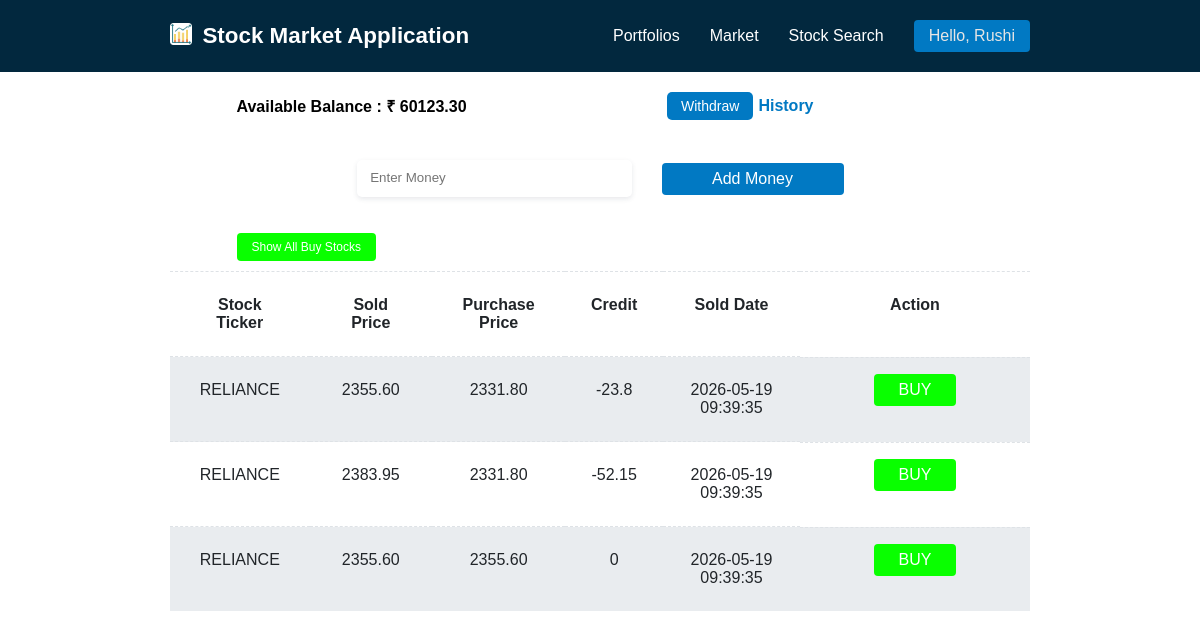
The page /portfolios.php?sell=true (signed in) on the database as committed earlier.
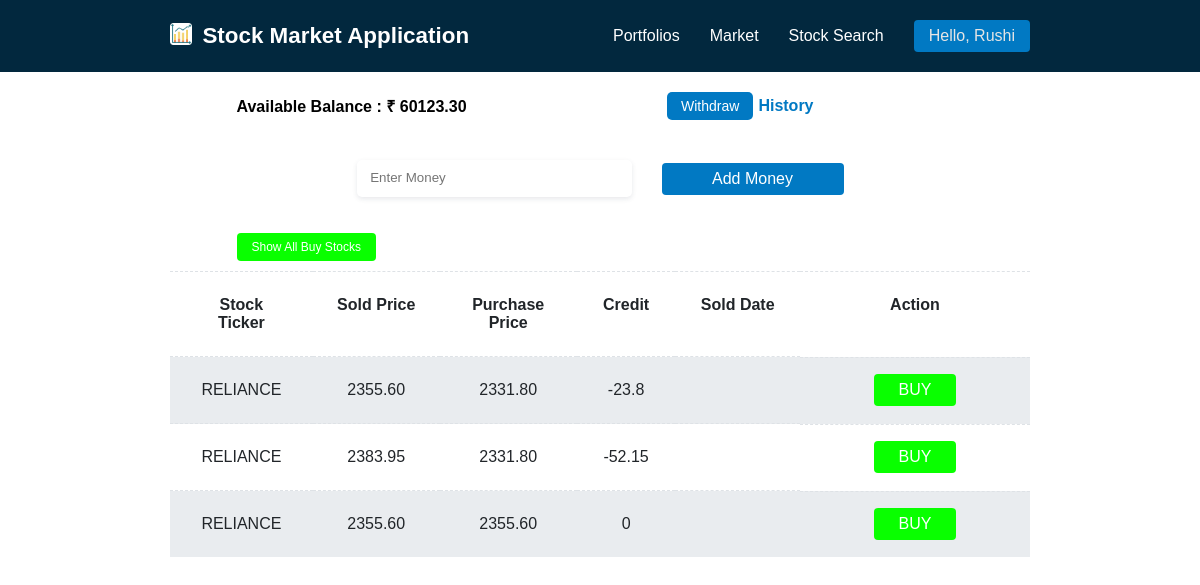
The same page on the database as committed later.
### tables this page shows
CREATE TABLE IF NOT EXISTS users (

  id INT AUTO_INCREMENT PRIMARY KEY,

  firstname VARCHAR(255) NOT NULL,

  lastname VARCHAR(255) NOT NULL,

  address TEXT NOT NULL,

  email VARCHAR(255) NOT NULL,

  enter_password VARCHAR(255) NOT NULL,

  confirm_password VARCHAR(255) NOT NULL,

  mobile_number VARCHAR(15) NOT NULL,

  PANCARD_number VARCHAR(255) NOT NULL,

  created_at TIMESTAMP NULL DEFAULT CURRENT_TIMESTAMP,

  updated_at TIMESTAMP NULL DEFAULT NULL
  ON UPDATE CURRENT_TIMESTAMP,

  available_balance DECIMAL(10,2) NOT NULL DEFAULT 0.00

);

CREATE TABLE IF NOT EXISTS stock_details (

  id INT AUTO_INCREMENT PRIMARY KEY,

  stock_name VARCHAR(255) NOT NULL,

  purchase_price DECIMAL(10,2) NOT NULL,

  user_id INT NOT NULL,

  sell_price DECIMAL(10,2) NOT NULL DEFAULT 0.00,

  status INT NOT NULL,

  purchase_date TIMESTAMP NULL DEFAULT CURRENT_TIMESTAMP,

  updated_at TIMESTAMP NULL DEFAULT NULL
  ON UPDATE CURRENT_TIMESTAMP,

  FOREIGN KEY (user_id)
  REFERENCES users(id)
  ON DELETE CASCADE

);

### portfolios.php (the view, shortened to what this page needs)
<?php
require("./mainTop.php");
require("./conn.php");
$database = array();
$sql = "SELECT * FROM `users` WHERE `id`= " . $_SESSION['user_id'];
$result = mysqli_query($conn, $sql);
while ($row = mysqli_fetch_assoc($result)) {
    $database[] = $row;
}
?>
<div class="content_portfolios">
    <div class="addAmount">
        <div class="balance_history">
            <?php
            echo "<h4>Available Balance : ₹ " . $database[0]["available_balance"] . "</h4>";
            ?>
            <div class="btnHistoryDiv">
                <div>
                    <button type="submit" id="btnWithdraw" class="btnWithdraw">Withdraw</button>
                </div>
                <div>
                    <a href="transactionHistory.php" class="btnHistory">History</a>
                </div>
            </div>
        </div>
        <div class="form">
            <form action="" method="post">
                <div class="txtAmountDiv">
                    <input type="text" class="txtAmount" id="txtAmount" name="txtAmount" placeholder=" Enter Money">
                </div>
                <div class="btnAddDiv">
                    <button type="submit" id="btnAddMoney" name="btnAddMoney" class="btnAddMoney">Add Money</button>
                </div>
            </form>
        </div>
        <div>
            <?php
            echo (isset($_REQUEST["sell"])) ? '<a href="./portfolios.php" class="btnBuyStock">Show All Buy Stocks</a>' : '<a href="./portfolios.php?sell=true" class="btnSoldStock">Show All Sold Stocks</a>';
            ?>
        </div>
    </div>
    <div class="stocks">
        <table>
            <thead>
                <tr>
                    <th>
                        <p>Stock Ticker</p>
                    </th>
                    <th>
                        <?php
                        echo (isset($_REQUEST["sell"])) ? "<p>Sold Price</p>" : "<p>Purchase Price</p>";
                        ?>
                    </th>
                    <th>
                        <?php
                        echo (isset($_REQUEST["sell"])) ? "<p>Purchase Price</p>" : "<p>Current Price</p>";
                        ?>
                    </th>
                    <th>
                        <p>Credit</p>
                    </th>
                    <th>
                        <?php
                        echo (isset($_REQUEST["sell"])) ? "<p>Sold Date</p>" : "<p>Purchase Date</p>";
                        ?>
                    </th>
                    <th>
                        <p>Action</p>
                    </th>
                </tr>
            </thead>
            <tbody>
                <?php
                if (isset($_GET["sell"])) {
                    $stockDataSell = array();
                    $sql = "SELECT * FROM `stock_details` WHERE `status`=0 AND `user_id`= " . $_SESSION['user_id'];
                    $result = mysqli_query($conn, $sql);
                    while ($row = mysqli_fetch_assoc($result)) {
                        $stockDataSell[] = $row;
                    }
                    if (!empty($stockDataSell)) {
                        foreach ($stockDataSell as $key => $value) {
                            echo "<tr>";
                            echo "<td>" . $value["stock_name"] . "</td>";
                            echo "<td>" . $value["sell_price"] . "</td>";
                            echo "<td>" . $value["purchase_price"] . "</td>";
                            echo "<td>" . $value["purchase_price"] - $value["sell_price"] . "</td>";
                            echo "<td>" . $value["updated_at"] . "</td>";
                            echo '<td class="btn"><form method="POST"><input type="submit" value="BUY" name="btnBuy" id="btnBuy" class="btnBuy_"></form></td>';
                            echo "</tr>";
                        }
                    }
                }
                ?>
            </tbody>
        </table>
    </div>
</div>
</div>
</body>
</html>

### mainTop.php (shortened to what this page needs)
<!DOCTYPE html>
<html lang="en">
<head>
    <link rel="stylesheet" href="./market.css">
    <link rel="stylesheet" href="./searchStock.css">
    <link rel="stylesheet" href="./selectedStock.css">
    <link rel="stylesheet" href="./portfolios.css">
    <link rel="stylesheet" href="./transactionHistory.css">
</head>
<body>
    <div class="container">
        <?php
        require("./conn.php");
        $database = array();
        $sql = "SELECT * FROM `users` WHERE `id`= " . $_SESSION['user_id'];
        $result = mysqli_query($conn, $sql);
        while ($row = mysqli_fetch_assoc($result)) {
            $database[] = $row;
        }
        ?>
        <nav class="navbar">
            <div class="title_logo">
                <img class="logo" src="./assets/logo.png" alt="">
                <p class="title"><a href="./market.php">Stock Market Application</a></p>
            </div>
            <div>
                <ul>
                    <li><a href="./portfolios.php">Portfolios</a></li>
                    <li><a href="./market.php">Market</a></li>
                    <li><a href="./searchStock.php">Stock Search</a></li>
                    <div class="dropdown">
                        <li><button onclick="myFunction()" class="dropbtn">Hello, <?= $database[0]["firstname"] ?></button></li>
                    </div>
                </ul>
            </div>
        </nav>

### market.css (style rules this page uses)
*, *::after, *::before { box-sizing: border-box; padding: 0; margin: 0; font-family: sans-serif; }

### searchStock.css (style rules this page uses)
*, *::before, *::after { padding: 0; box-sizing: border-box; margin: 0; font-family: sans-serif; }
.container { height: 100vh; width: 100vw; display: flex; flex-direction: column; overflow: auto; }
.navbar { width: 100%; display: flex; justify-content: space-between; align-items: center; padding: 20px 170px; background-color: #02283e; color: #e5e5e5; }
.title_logo { font-weight: 600; display: flex; gap: 10px; }
.title { font-size: 1.4rem; }
.logo { height: 1.4rem; width: 1.4rem; }
.navbar > div > ul { display: flex; justify-content: center; align-items: center; list-style: none; gap: 30px; font-weight: 500; }
.navbar > div > ul > li > a { color: #fff; text-decoration: none; }
.dropbtn { cursor: pointer; border: none; padding: 7px 15px; border-radius: 4px; font-size: 16px; color: #e5e5e5; background-color: #0179c3 !important; }
.dropdown { position: relative; display: inline-block; }

### selectedStock.css (style rules this page uses)
*, *::after, *::before { padding: 0; margin: 0; font-family: sans-serif; box-sizing: border-box; }
.title_logo > p > a { color: #fff; text-decoration: none; cursor: pointer; }
.btn { padding: 5px 10px; display: flex; justify-content: space-evenly; align-items: center; }

### portfolios.css (style rules this page uses)
*, *::after, *::before { box-sizing: border-box; padding: 0; margin: 0; font-family: sans-serif; }
.content_portfolios { width: 100%; display: flex; flex-direction: column; justify-content: center; align-items: center; padding: 20px 170px; overflow: auto; }
.addAmount { display: flex; flex-direction: column; }
.balance_history { display: flex; justify-content: space-between; align-items: center; padding-right: 150px; }
.btnHistoryDiv { display: flex; justify-content: center; align-items: center; gap: 5px; }
.btnWithdraw { cursor: pointer; border: none; border-radius: 5px; color: #fff; background-color: #0179c3; padding: 6px 14px; font-size: 14px; }
.btnHistory { display: flex; justify-content: center; align-items: center; text-decoration: none; border-radius: 4px; font-size: 16px; font-weight: bold; color: #0179c3; }
.form > form { padding: 40px 120px; display: flex; flex-direction: row !important; justify-content: center; align-items: center; gap: 30px; }
.txtAmountDiv > input { width: 275px; border-radius: 5px; padding: 10px 10px 12px 10px; box-shadow: 0px 2px 5px rgba(60, 66, 87, 0.12); border: rgba(0, 0, 0, 0.2); }
.btnAddMoney { cursor: pointer; width: 182px !important; background-color: #0179c3; padding: 7px 15px; border-radius: 4px; color: #fff; font-size: 16px; border: none; }
.btnSoldStock, .btnBuyStock { cursor: pointer; text-decoration: none; width: 182px !important; background-color: #09ff00 !important; padding: 7px 15px; border-radius: 4px; color: #fff; font-size: 12px; border: none; margin-bottom: 50px; }
.stocks > table { text-align: left; margin-top: 1rem; color: #212529; border-collapse: collapse; }
.stocks > table > tbody > tr:nth-of-type(2n + 1) { background-color: rgb(233, 236, 239); }
.stocks > table > thead > tr > th, .stocks > table > tbody > tr > td { padding: 1.5rem; vertical-align: top; border-top: 1px dashed #dee2e6; }
.stocks > table > thead > tr > th:nth-child(1), .stocks > table > tbody > tr > td:nth-child(1), .stocks > table > thead > tr > th:nth-child(2), .stocks > table > tbody > tr > td:nth-child(2), .stocks > table > thead > tr > th:nth-child(3), .stocks > table > tbody > tr > td:nth-child(3) { text-align: center; width: 180px; }
.stocks > table > thead > tr > th:nth-child(4), .stocks > table > tbody > tr > td:nth-child(4) { text-align: center; width: 110px; }
.stocks > table > thead > tr > th:nth-child(5), .stocks > table > tbody > tr > td:nth-child(5), .stocks > table > thead > tr > th:nth-child(6), .stocks > table > tbody > tr > td:nth-child(6) { width: 230px; text-align: center; }
.btn { gap: 3px; height: 65px; }
.btnBuy_ { cursor: pointer; text-decoration: none; width: 82px !important; background-color: #09ff00 !important; color: #fff; padding: 7px 15px; border-radius: 4px; font-size: 16px; font-weight: 400; border: none; }

### transactionHistory.css (style rules this page uses)
*, *::after, *::before { box-sizing: border-box; padding: 0; margin: 0; font-family: sans-serif; }

Rows that differ between the two databases and show on the page:
changed stock_details (number 1 of 3 on the later page): updated_at "2026-05-19 09:39:35" → (not shown)
changed stock_details (number 2 of 3 on the later page): updated_at "2026-05-19 09:39:35" → (not shown)
changed stock_details (number 3 of 3 on the later page): updated_at "2026-05-19 09:39:35" → (not shown)
